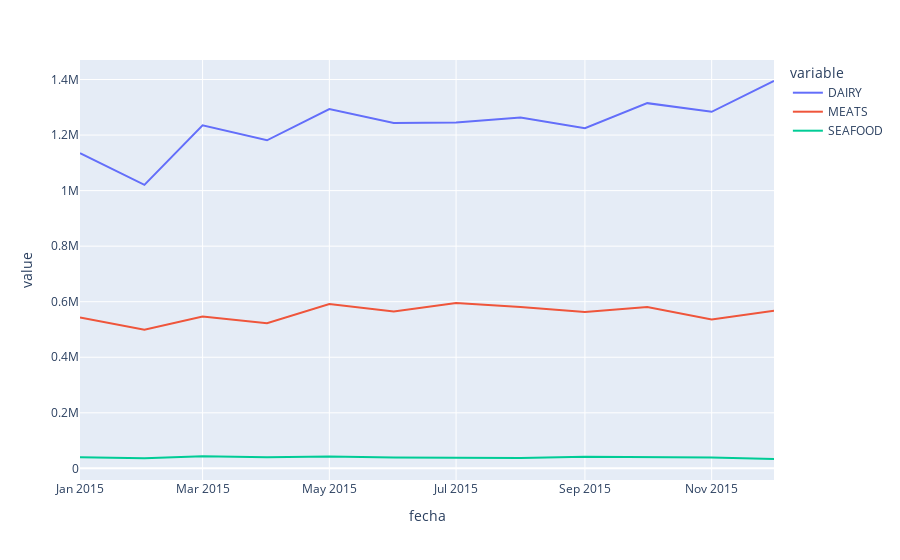

Notebook cell for this chart:
### Code cell
import pandas as pd
import matplotlib.pyplot as plt


df = pd.read_csv("../../../data/tiendas_procesado.csv", index_col='fecha')
df

plt.rcParams['figure.figsize'] = (10, 5)
# Temas https://matplotlib.org/stable/gallery/style_sheets/style_sheets_reference.html
plt.style.use('bmh')
df.plot.line(
    # figsize=(10, 5)
)

import plotly.express
import seaborn as sns

plt.figure(figsize=(10, 5))

sns.set_style("ticks")
sns.set_theme("paper")

sns.lineplot(
    data=df
)

import plotly.express as px

px.line(
    df
)

### Figure 1 — Plotly figure (JSON) as saved in the notebook; plotly's stock layout.template omitted (floating-point values rounded to 4 significant figures)
{"data": [{"hovertemplate": "variable=DAIRY<br>fecha=%{x}<br>value=%{y}<extra></extra>", "legendgroup": "DAIRY", "line": {"color": "#636efa", "dash": "solid"}, "marker": {"symbol": "circle"}, "mode": "lines", "name": "DAIRY", "orientation": "v", "showlegend": true, "x": ["2015-01", "2015-02", "2015-03", "2015-04", "2015-05", "2015-06", "2015-07", "2015-08", "2015-09", "2015-10", "2015-11", "2015-12"], "xaxis": "x", "y": [1134521, 1020747, 1234851, 1181180, 1293308, 1243588, 1244815, 1263428, 1224619, 1314827, 1283672, 1394582], "yaxis": "y", "type": "scatter"}, {"hovertemplate": "variable=MEATS<br>fecha=%{x}<br>value=%{y}<extra></extra>", "legendgroup": "MEATS", "line": {"color": "#EF553B", "dash": "solid"}, "marker": {"symbol": "circle"}, "mode": "lines", "name": "MEATS", "orientation": "v", "showlegend": true, "x": ["2015-01", "2015-02", "2015-03", "2015-04", "2015-05", "2015-06", "2015-07", "2015-08", "2015-09", "2015-10", "2015-11", "2015-12"], "xaxis": "x", "y": [543100.0, 498700.0, 546500.0, 522300.0, 591700.0, 565000.0, 594900.0, 581200.0, 562700.0, 580800.0, 535900.0, 567400.0], "yaxis": "y", "type": "scatter"}, {"hovertemplate": "variable=SEAFOOD<br>fecha=%{x}<br>value=%{y}<extra></extra>", "legendgroup": "SEAFOOD", "line": {"color": "#00cc96", "dash": "solid"}, "marker": {"symbol": "circle"}, "mode": "lines", "name": "SEAFOOD", "orientation": "v", "showlegend": true, "x": ["2015-01", "2015-02", "2015-03", "2015-04", "2015-05", "2015-06", "2015-07", "2015-08", "2015-09", "2015-10", "2015-11", "2015-12"], "xaxis": "x", "y": [40470.0, 36070.0, 43810.0, 39980.0, 42510.0, 38780.0, 38540.0, 37770.0, 41910.0, 41420.0, 38820.0, 33730.0], "yaxis": "y", "type": "scatter"}], "layout": {"xaxis": {"anchor": "y", "domain": [0, 1], "title": {"text": "fecha"}}, "yaxis": {"anchor": "x", "domain": [0, 1], "title": {"text": "value"}}, "legend": {"title": {"text": "variable"}, "tracegroupgap": 0}, "margin": {"t": 60}}}
